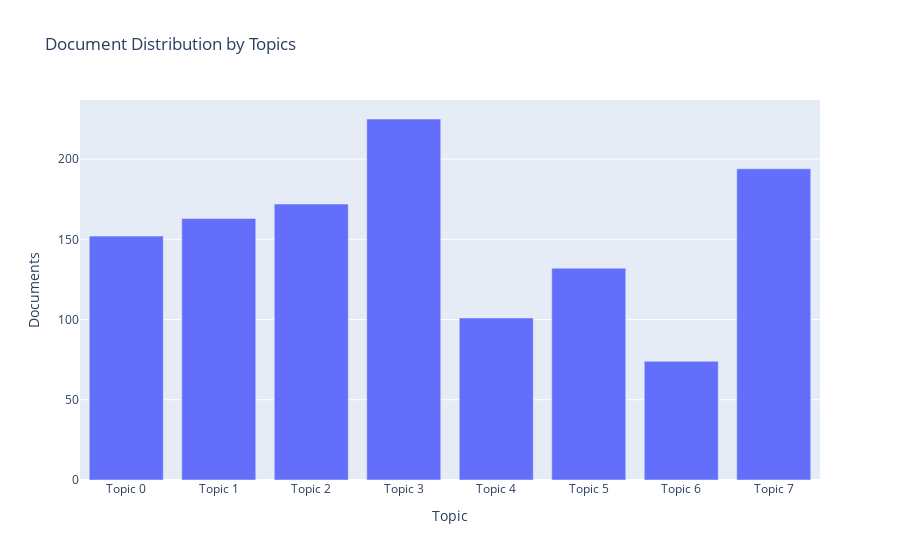

Source (notebook cell):
### Code cell
plot_model(lda, plot = 'topic_distribution')

### Figure 1 — Plotly figure (JSON) as saved in the notebook; plotly's stock layout.template omitted (floating-point values rounded to 4 significant figures)
{"data": [{"alignmentgroup": "True", "customdata": [["topic, user, word, application, group, measure, different, number, design, participant"], ["cell, protein, expression, human, insulin, control, gene, concentration, mouse, treatment"], ["specie, urban, water, region, change, forest, climate, different, site, land"], ["plant, strain, gene, specie, control, growth, group, water, different, production"], ["number, cost, algorithm, return, search, different, instance, size, structure, propose"], ["temperature, particle, reaction, solid, copper, size, slag, concentration, form, gas"], ["space, work, lemma, point, exist, mesh, boundary, prove, definition, local"], ["water, surface, flow, different, concentration, observe, structure, density, change, temperature"]], "hovertemplate": "Topic=%{x}<br>Documents=%{y}<br>Keyword=%{customdata[0]}<extra></extra>", "legendgroup": "", "marker": {"color": "#636efa"}, "name": "", "offsetgroup": "", "orientation": "v", "showlegend": false, "textposition": "auto", "type": "bar", "x": ["Topic 0", "Topic 1", "Topic 2", "Topic 3", "Topic 4", "Topic 5", "Topic 6", "Topic 7"], "xaxis": "x", "y": [152, 163, 172, 225, 101, 132, 74, 194], "yaxis": "y"}], "layout": {"barmode": "relative", "legend": {"tracegroupgap": 0}, "title": {"text": "Document Distribution by Topics"}, "xaxis": {"anchor": "y", "domain": [0, 1], "title": {"text": "Topic"}}, "yaxis": {"anchor": "x", "domain": [0, 1], "title": {"text": "Documents"}}}}
